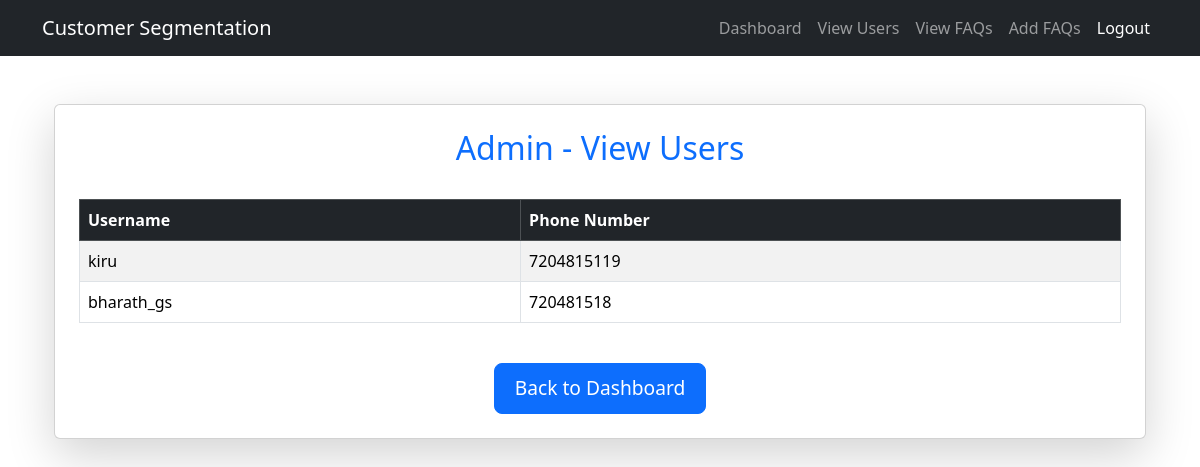
/adminviewusers/, run on the app's committed database.
### app/models.py (models this page shows, shortened)
class Signup(models.Model):
    uname = models.CharField(max_length=100)
    uphone = models.CharField(max_length=15)
    username = models.CharField(max_length=100, unique=True)
    password = models.CharField(max_length=100)
    email = models.EmailField(unique=True,blank=True,null=True)

### app/views.py (the view)
# urls.py: path('adminviewusers/', views.admin_view_users, name='adminviewusers'),
def admin_view_users(request):
    users = Signup.objects.all()
    return render(request, 'adminviewusers.html', {'users': users})

### templates/adminviewusers.html
{% extends 'adminbase.html' %}
{% block content %}
<div class="container mt-5">
    <div class="card shadow-lg p-4">
        <h2 class="text-center text-primary">Admin - View Users</h2>
        <div class="table-responsive mt-4">
            <table class="table table-bordered table-striped">
                <thead class="table-dark">
                    <tr>
                        <th>Username</th>
                        <th>Phone Number</th>
                    </tr>
                </thead>
                <tbody>
                    {% for user in users %}
                        <tr>
                            <td>{{ user.username }}</td>
                            <td>{{ user.uphone }}</td>
                        </tr>
                    {% empty %}
                        <tr>
                            <td colspan="2" class="text-center text-muted">No users available.</td>
                        </tr>
                    {% endfor %}
                </tbody>
            </table>
        </div>
        <div class="text-center mt-4">
            <a href="{% url 'adminhome' %}" class="btn btn-primary btn-lg">Back to Dashboard</a>
        </div>
    </div>
</div>
{% endblock %}

### static/css/style.css (style rules this page uses)
.btn-primary { font-size: 1.2rem; padding: 10px 20px; }

### data on the page
Signup: username "kiru", uphone "7204815119"
Signup: username "bharath_gs", uphone "720481518"
